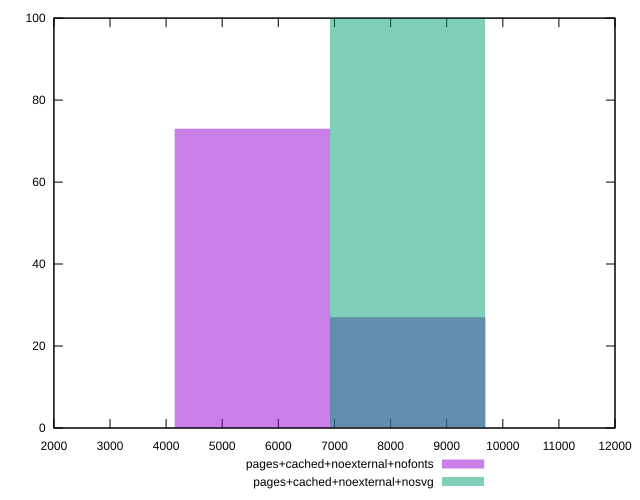

gnuplot code for this plot:
reset
set terminal svg size 640, 500
set output "reprap/largest-contentful-paint/comparison/histogram/6_vs_7.svg"

$pagesCachedNoexternalNofonts <<EOF
5651.786870424987 73
8477.680305637481 27
EOF

$pagesCachedNoexternalNosvg <<EOF
8477.680305637481 100
EOF

set key outside below
set boxwidth 2825.8934352124934
set yrange [0:100]
set style fill transparent solid 0.5 noborder

plot \
  $pagesCachedNoexternalNofonts title "pages+cached+noexternal+nofonts" with boxes, \
  $pagesCachedNoexternalNosvg title "pages+cached+noexternal+nosvg" with boxes, \


reset
